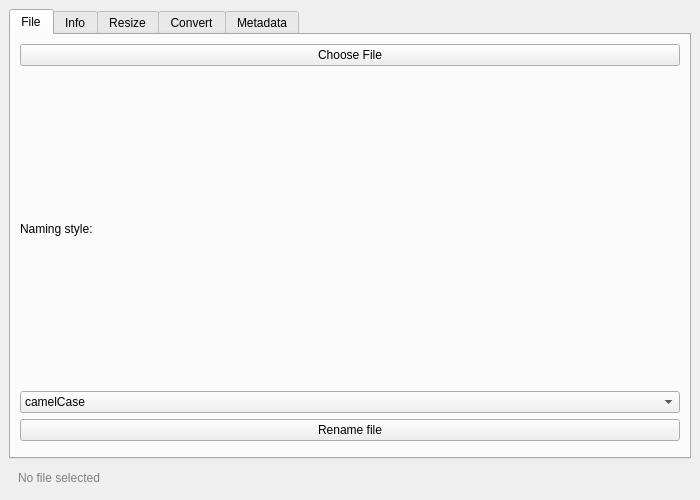
<?xml version="1.0" encoding="UTF-8"?>
<ui version="4.0">
 <class>MainWindow</class>
 <widget class="QMainWindow" name="MainWindow">
  <property name="windowTitle">
   <string>SinCleaner</string>
  </property>
  <property name="minimumSize">
   <size>
    <width>700</width>
    <height>500</height>
   </size>
  </property>

  <widget class="QWidget" name="centralwidget">
   <layout class="QVBoxLayout" name="mainLayout">

    <!-- Tabs -->
    <item>
     <widget class="QTabWidget" name="tabWidget">

      <!-- FILE TAB -->
      <widget class="QWidget" name="tabFile">
       <attribute name="title">
        <string>File</string>
       </attribute>
       <layout class="QVBoxLayout">

        <item>
         <widget class="QPushButton" name="btnSelectFile">
          <property name="minimumHeight">
           <number>40</number>
          </property>
          <property name="text">
           <string>Choose File</string>
          </property>
         </widget>
        </item>

        <item>
         <widget class="QLabel">
          <property name="text">
           <string>Naming style:</string>
          </property>
         </widget>
        </item>

        <item>
         <widget class="QComboBox" name="comboNamingStyle">
          <item><property name="text"><string>camelCase</string></property></item>
          <item><property name="text"><string>snake_case</string></property></item>
          <item><property name="text"><string>kebab-case</string></property></item>
          <item><property name="text"><string>PascalCase</string></property></item>
          <item><property name="text"><string>UPPER_CASE</string></property></item>
         </widget>
        </item>

        <item>
         <widget class="QPushButton" name="btnRenameFile">
          <property name="minimumHeight">
           <number>40</number>
          </property>
          <property name="text">
           <string>Rename file</string>
          </property>
         </widget>
        </item>

        <item>
         <spacer>
          <property name="orientation">
           <enum>Qt::Vertical</enum>
          </property>
         </spacer>
        </item>

       </layout>
      </widget>

      <!-- INFO TAB -->
      <widget class="QWidget" name="tabInfo">
       <attribute name="title">
        <string>Info</string>
       </attribute>
       <layout class="QVBoxLayout">
        <item>
         <widget class="QLabel">
          <property name="text">
           <string>File information:</string>
          </property>
         </widget>
        </item>
        <item>
         <widget class="QTextEdit" name="textInfo"/>
        </item>
       </layout>
      </widget>

      <!-- RESIZE TAB -->
      <widget class="QWidget" name="tabResize">
       <attribute name="title">
        <string>Resize</string>
       </attribute>
       <layout class="QVBoxLayout">

        <item>
         <layout class="QFormLayout">
          <item row="0" column="0">
           <widget class="QLabel">
            <property name="text">
             <string>Width:</string>
            </property>
           </widget>
          </item>
          <item row="0" column="1">
           <widget class="QSpinBox" name="spinWidth">
            <property name="maximum">
             <number>99999</number>
            </property>
           </widget>
          </item>
          <item row="1" column="0">
           <widget class="QLabel">
            <property name="text">
             <string>Height:</string>
            </property>
           </widget>
          </item>
          <item row="1" column="1">
           <widget class="QSpinBox" name="spinHeight">
            <property name="maximum">
             <number>99999</number>
            </property>
           </widget>
          </item>
         </layout>
        </item>

        <item>
         <widget class="QPushButton" name="btnResize">
          <property name="minimumHeight">
           <number>40</number>
          </property>
          <property name="text">
           <string>Resize Image</string>
          </property>
         </widget>
        </item>

        <item>
         <spacer>
          <property name="orientation">
           <enum>Qt::Vertical</enum>
          </property>
         </spacer>
        </item>

       </layout>
      </widget>

      <!-- CONVERT TAB -->
      <widget class="QWidget" name="tabConvert">
       <attribute name="title">
        <string>Convert</string>
       </attribute>
       <layout class="QVBoxLayout">

        <item>
         <widget class="QLabel">
          <property name="text">
           <string>Target format:</string>
          </property>
         </widget>
        </item>

        <item>
         <widget class="QComboBox" name="comboFormat">
          <item><property name="text"><string>PNG</string></property></item>
          <item><property name="text"><string>JPG</string></property></item>
          <item><property name="text"><string>WEBP</string></property></item>
         </widget>
        </item>

        <item>
         <widget class="QPushButton" name="btnConvert">
          <property name="minimumHeight">
           <number>40</number>
          </property>
          <property name="text">
           <string>Convert File</string>
          </property>
         </widget>
        </item>

        <item>
         <spacer>
          <property name="orientation">
           <enum>Qt::Vertical</enum>
          </property>
         </spacer>
        </item>

       </layout>
      </widget>

      <!-- METADATA TAB -->
      <widget class="QWidget" name="tabMetadata">
       <attribute name="title">
        <string>Metadata</string>
       </attribute>
       <layout class="QVBoxLayout">

        <item>
         <widget class="QTextEdit" name="textMetadata"/>
        </item>

        <item>
         <layout class="QHBoxLayout">
          <item>
           <widget class="QPushButton" name="btnClearMetadata">
            <property name="minimumHeight">
             <number>36</number>
            </property>
            <property name="text">
             <string>Clear metadata</string>
            </property>
           </widget>
          </item>

          <item>
           <widget class="QPushButton" name="btnOpenMetadataFull">
            <property name="minimumHeight">
             <number>36</number>
            </property>
            <property name="text">
             <string>Open full view</string>
            </property>
           </widget>
          </item>
         </layout>
        </item>

       </layout>
      </widget>

     </widget>
    </item>

    <!-- Bottom status -->
    <item>
     <widget class="QLabel" name="labelCurrentFile">
      <property name="text">
       <string>No file selected</string>
      </property>
      <property name="styleSheet">
       <string>color: gray; padding: 6px;</string>
      </property>
     </widget>
    </item>

   </layout>
  </widget>
 </widget>

 <resources/>
 <connections/>
</ui>
